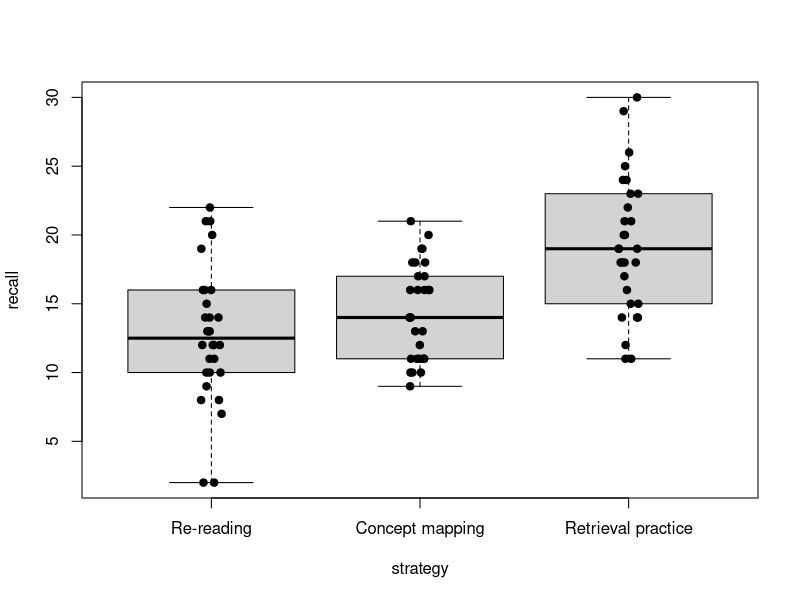
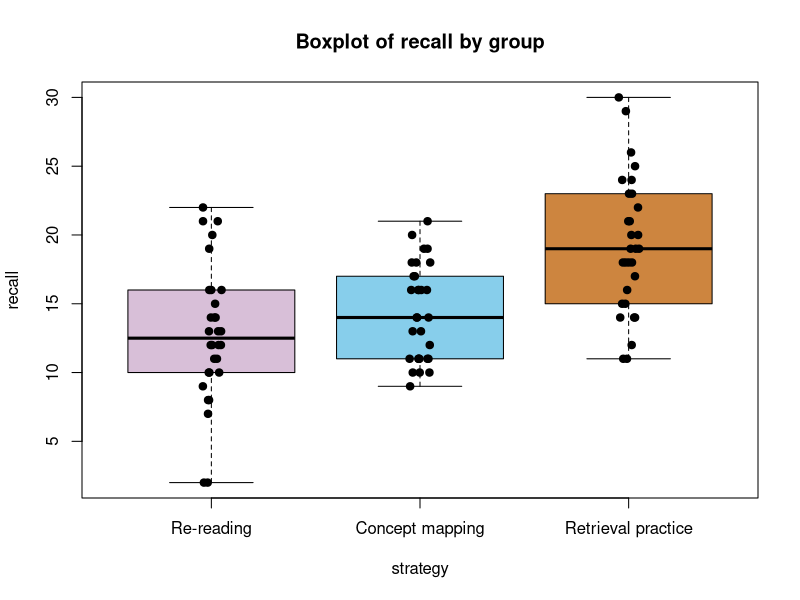

Generate these figures, in order, with R:
## ---- chunk 1
#| echo: false
df <- read.csv("data/studyStrategyData.csv")
## ---- chunk 2
df$strategy <- factor(df$strategy, levels = c("Re-reading",
                                             "Concept mapping",
                                             "Retrieval practice"))
## ---- chunk 3
#| echo: false
aovFormula <- recall ~ strategy
## ---- chunk 4
library(car)
leveneTest(aovFormula,df)

## ---- chunk 5
mdl <- aov(aovFormula,df)

## ---- chunk 6
#| echo: false
shapiro.test(mdl$residuals)
## ---- chunk 7
summary(mdl)
## ---- chunk 8
library(psych)
TukeyHSD(mdl)

describeBy(df$recall, df$strategy)
## ---- chunk 9
library(rstatix)
eta_squared(mdl) 
## ---- chunk 10
boxplot(aovFormula, data = df, outline = FALSE) 
stripchart(aovFormula, data = df, vertical = TRUE, method = "jitter", jitter = 0.05, pch = 19, add = TRUE)

## ---- chunk 11
boxplot(aovFormula, data = df, main = "Boxplot of recall by group", col = c("thistle","skyblue","peru" ),outline = FALSE) 
stripchart(aovFormula, data = df, vertical = TRUE, method = "jitter", jitter = 0.05, pch = 19, add = TRUE)
